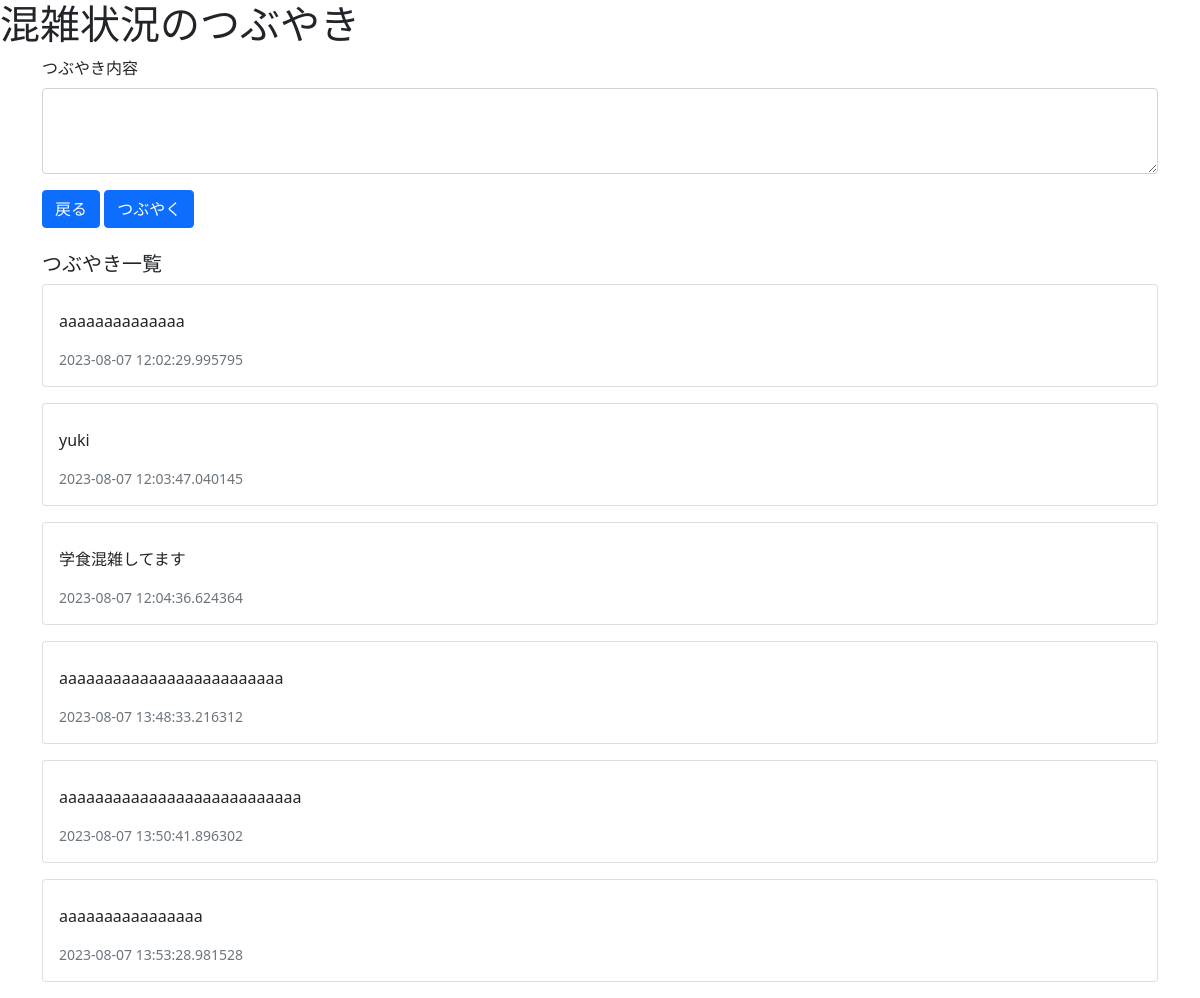
The app's page /tweet (signed in), older data.
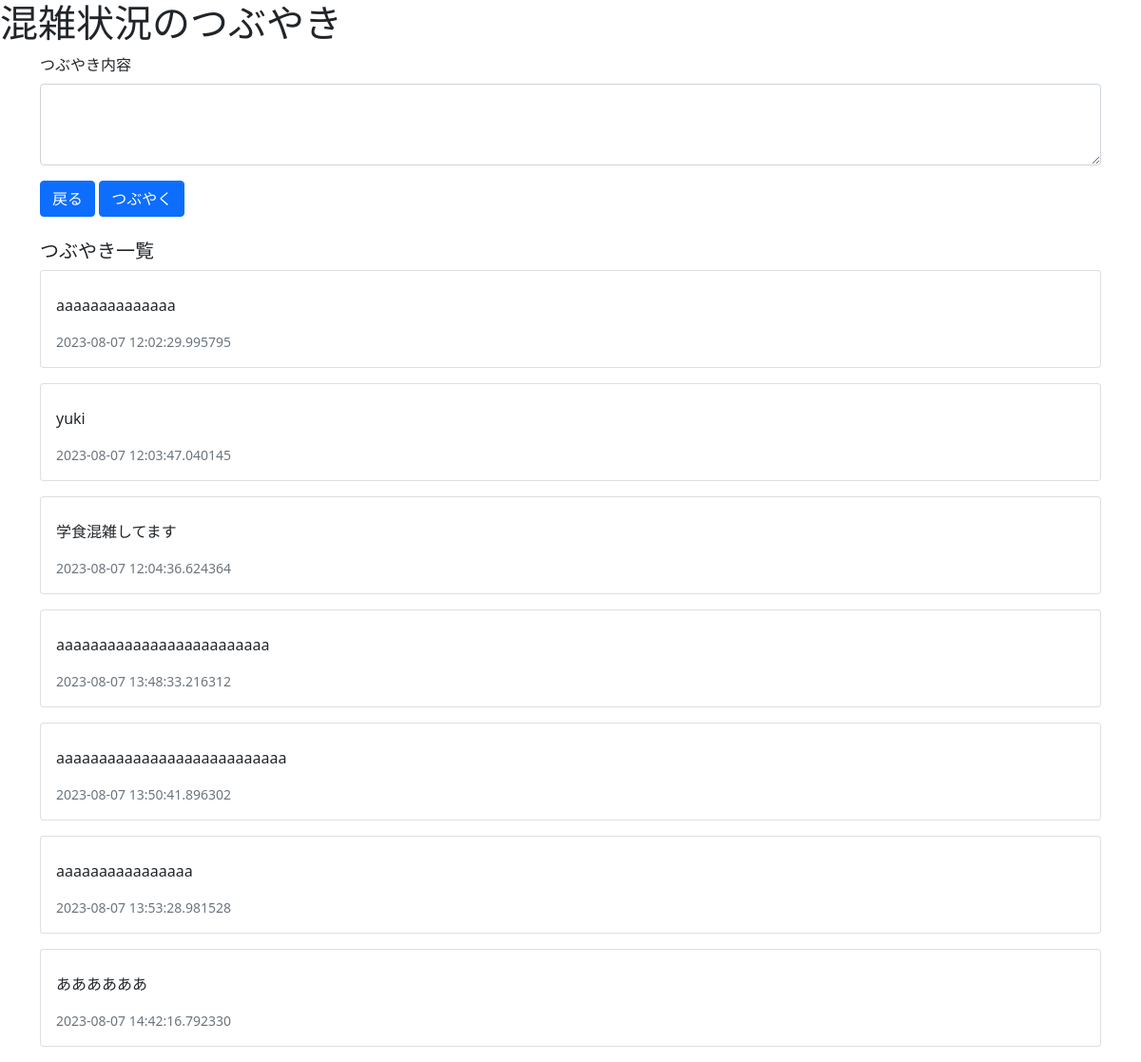
The same page, newer data.
### main.py (models this page shows)
class Tweet(db.Model):
    id = db.Column(db.Integer, primary_key = True)
    username = db.Column(db.String(100), nullable=False)
    detail = db.Column(db.String(200), nullable=False)
    post_date = db.Column(db.DateTime, nullable=False)

### main.py (the view)
@app.route('/tweet', methods=['GET', 'POST'])
@login_required
def tweet():
    if request.method == 'POST':
        username = 'user'
        detail = request.form['detail']
        post_date = datetime.now()
        tweet = Tweet(username=username, detail=detail, post_date=post_date)
        db.session.add(tweet)
        db.session.commit()
        return redirect(url_for('tweet'))
    else:
        try:
            tweets = Tweet.query.all()
            return render_template('tweet.html', tweets=tweets)
        except:
            return render_template('tweet.html')

### main.py (called while the page is built)
@login_manager.user_loader
def load_user(user_id):
    return User.query.get(user_id)

def is_logged_in():
    return 'user_id' in session

def login_required(f):
    @wraps(f)
    def decorated_function(*args, **kwargs):
        if not is_logged_in():
            return redirect(url_for('login'))  # ログインしていない場合はログインページにリダイレクト
        return f(*args, **kwargs)
    return decorated_function

### templates/tweet.html (shortened to what this page needs)
{% extends 'base.html' %}
{% block body %}
<h1>混雑状況のつぶやき</h1>
    <div class="container">
        <form action="/tweet" method="POST">
            <div class="mb-3">
                <label for="content" class="form-label">つぶやき内容</label>
                <textarea class="form-control" id="detail" name="detail" rows="3"></textarea>
            </div>
            <a href="{{ url_for('main2') }}" class="btn btn-primary">戻る</a>
            <button type="submit" class="btn btn-primary">つぶやく</button>
        </form>
    </div>
    <div class="container">
        <h5 class="mt-4">つぶやき一覧</h5>
        {% for tweet in tweets %}
        <div class="card mb-3">
            <div class="card-body">
                <p class="card-text">{{ tweet.detail }}</p>
                <p class="card-text"><small class="text-muted">{{ tweet.post_date }}</small></p>
            </div>
        </div>
        {% endfor %}
{% endblock %}

Row changes from the older to the newer data that the page shows:
added Tweet: detail "ああああああ", post_date "2023-08-07 14:42:16.792330"
